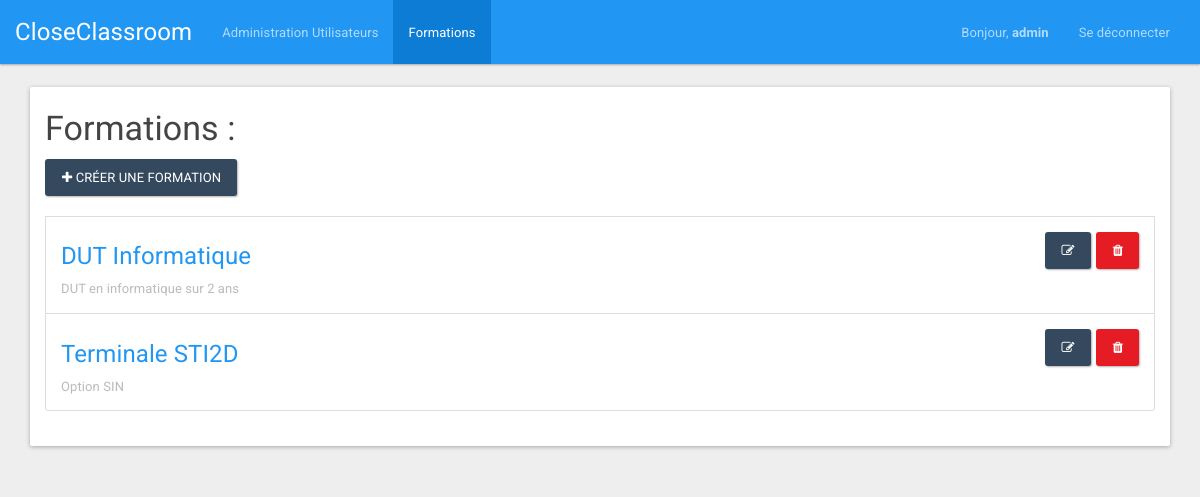
The page /index.php?page=formation (signed in) on the database its author committed.
### tables this page shows
CREATE TABLE IF NOT EXISTS `users` (
  `id` int(11) NOT NULL AUTO_INCREMENT,
  `type` varchar(32) NOT NULL,
  `login` varchar(32) NOT NULL,
  `password` varchar(32) NOT NULL,
  `email` varchar(32) NOT NULL,
  `name` varchar(32) NOT NULL,
  `first_name` varchar(32) NOT NULL,
  PRIMARY KEY (`id`),
  UNIQUE KEY `login` (`login`),
  UNIQUE KEY `email` (`email`)
);

CREATE TABLE IF NOT EXISTS `formations` (
  `id` int(11) NOT NULL AUTO_INCREMENT,
  `name` varchar(30) NOT NULL,
  `description` varchar(255) NOT NULL,
  PRIMARY KEY (`id`)
);

### bddManager/UserDAO.php (called while the page is built, shortened)
<?php
class UserDAO
{
    public function getInfoUser($idUser)
    {
        try {
            $resultat = mysqli_query($_SESSION['bdd'], "SELECT id, login, email, password, type, name, first_name FROM users WHERE `id`= '" . $idUser . "'");
            if (mysqli_num_rows($resultat) != '0') {
                $tab[0] = mysqli_fetch_assoc($resultat);
                return $tab[0];
            } else {
                return;
            }
        }
        catch (Exception $e) {
            $_SESSION['error'] = 'Erreur requete BDD';
            $_SESSION['display_msg_error'] = true;
        }
    }
}

### bddManager/FormationDAO.php (called while the page is built, shortened)
<?php
class FormationDAO
{
    public function getFormations()
    {
        try {
            $resultat = mysqli_query($_SESSION['bdd'], 'SELECT * FROM formations');
            if (mysqli_num_rows($resultat) != '0') {
                $tab[0] = mysqli_fetch_assoc($resultat);
                if (mysqli_num_rows($resultat) > '0') {
                    for ($i = 1; $i < mysqli_num_rows($resultat); $i++) {
                        array_push($tab, mysqli_fetch_assoc($resultat));
                    }
                }
                return $tab;
            } else {
                return false;
            }
        }
        catch (Exception $e) {
            $_SESSION['error'] = 'Erreur requete BDD';
            $_SESSION['display_msg_error'] = true;
        }
    }
}

### views/FormationView.class.php (the view, shortened to what this page needs)
<?php
class FormationView
{
	public function getViewTop()
	{
		return '
		<script>document.getElementById("tabFormation").className = "active";</script>
		<div class="container">
			<div class="panel panel-default">
				<div class="panel-body" style="padding-top: 0px;">
					<h3>Formations :</h3>
					<div class="list-group">';
					}
					public function getViewBottom()
					{
						return '
					</div>
				</div>
			</div>
		</div>
		';
	}
	public function getView($mesFormations, $typeUser)
	{
		$view = ''.$this->getViewTop().$this->getListe($mesFormations, $typeUser).$this->getViewBottom();
		return $view;
	}
	public function getListe($mesFormations, $typeUser)
	{
		if ($typeUser == 'Admin') {
			$view = '<a style="margin-bottom: 20px;" href="index.php?page=createFormation" class="btn btn-info"><span class="fa fa-plus"></span> Créer une formation</a>';
		} else {
			$view = '';
		}
		if (!$mesFormations) {
			$view = $view.'<div class="panel panel-info" style="margin-top: 20px;">
			<div class="panel-heading">
				<h3 class="panel-title">Aucune formation</h3>
			</div>
			<div class="panel-body">
				Il n\'y a aucune formation dans la base de données !</div>
			</div>';
		} else {
			foreach ($mesFormations as &$formation) {
				$modif = '';
				if ($typeUser == 'Admin') {
					$modif = '<form method="POST" action="index.php?page=deleteFormation&idFormation='.$formation['id'].'" accept-charset="UTF-8" class="form-inline"><input name="_method" type="hidden" value="DELETE">
					<a style="float: right; margin-left: 5px;" data-toggle="modal" href="#deleteFormation'.$formation['id'].'" role="button" class="btn btn-danger"><i class="fa fa-trash"></i></a>
					<div id="deleteFormation'.$formation['id'].'" class="modal" style="display: none;">
						<div class="modal-dialog">
							<div class="modal-content">
								<div class="modal-header">
									<button type="button" class="close" data-dismiss="modal" aria-hidden="true">×</button>
									<h4 class="modal-title">Suppression de formation</h4>
								</div>
								<div class="modal-body">
									<p>Voulez-vous vraiment supprimer la formation <b>'.utf8_encode($formation['name']).'</b> ? <br/> Cela supprimera les modules et les cours de cette formation.</p>
								</div>
								<div class="modal-footer">
									<button class="btn" data-dismiss="modal" aria-hidden="true">Non</button>
									<input class="btn btn-primary" type="submit" value="Oui">
								</div>
							</div>
						</div>
					</div>
				</form>
				<a style="float: right;" href="index.php?page=updateFormation&idFormation='.$formation['id'].'" role="button" class="btn btn-info"><i class="fa fa-edit"></i></a>';
			}
			$view = $view.'<div class="list-group-item">'.$modif.'
			<h4><a href="index.php?page=showFormation&idFormation='.$formation['id'].'">'.utf8_encode($formation['name']).'</a></h4>
			<p class="list-group-item-text">'.utf8_encode($formation['description']).'</p>
		</div>';
	}
}
return $view;
}
}

### views/NavBarView.class.php (shortened to what this page needs)
<?php
class navBarView
{
	public function getViewLogged($firstNameUser, $typeUser)
	{
		if ($typeUser == 'Admin') {
			$view = '<nav class="navbar navbar-inverse">
			<div class="container-fluid">
				<div class="navbar-header">
					<button type="button" class="navbar-toggle collapsed" data-toggle="collapse" data-target="#bs-example-navbar-collapse-2">
						<span class="sr-only">Toggle navigation</span>
						<span class="icon-bar"></span>
						<span class="icon-bar"></span>
						<span class="icon-bar"></span>
					</button>
					<a class="navbar-brand" href="index.php">CloseClassroom</a>
				</div>
				<div class="collapse navbar-collapse" id="bs-example-navbar-collapse-2">
					<ul class="nav navbar-nav">
						<li id="tabUser"><a href="index.php?page=user">Administration Utilisateurs</a></li>
						<li id="tabFormation"><a href="index.php?page=formation">Formations</a></li>
					</ul>
					<ul class="nav navbar-nav navbar-right">
						<li><a href="index.php" style="font-size: 13px;"> Bonjour, <strong>'.utf8_encode($firstNameUser).'</strong> </a>
							<li><a href="index.php?page=logout">Se déconnecter</a></li>
						</ul>
					</div>
				</div>
			</nav>';
		}
		return $view;
	}
}

### rows shown on the page
users: first_name "admin"
formations: name "DUT Informatique", description "DUT en informatique sur 2 ans"
formations: name "Terminale STI2D", description "Option SIN"
